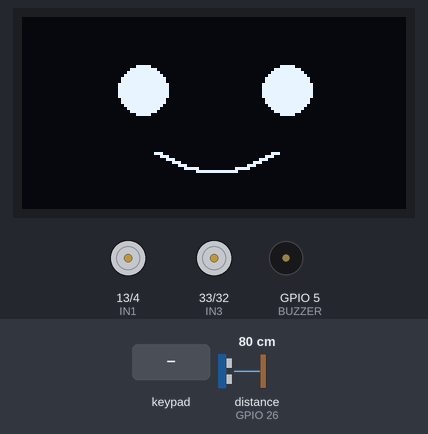
The sketch below on a simulated ESP32. Parts: 128×64 one-colour display, motor-driver pin pairs drawn as motors (green arrow = first pin HIGH = forward, orange = second pin HIGH = backward, longer = more drive, scaled by the enable pin), buzzer (waves = sounding). Wiring (inferred from the names in the program): ultrasonic range finder: trigger GPIO 25; echo GPIO 26. Inputs (shaded band) come from the test bench; at power-on: distance to the obstacle (sensor on GPIO 26) 80 cm. The echo pulse lasts 58.3 µs per cm; what the sketch prints to the serial monitor is not drawn.

Above: at 1.4 s.
1.5 s: key 'O' pressed
At 2.0 s:
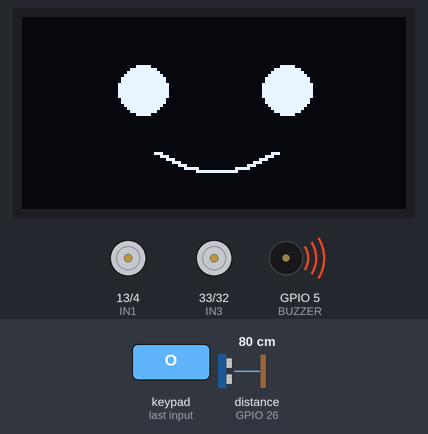
3.7 s: key 'D' pressed
At 3.92 s:
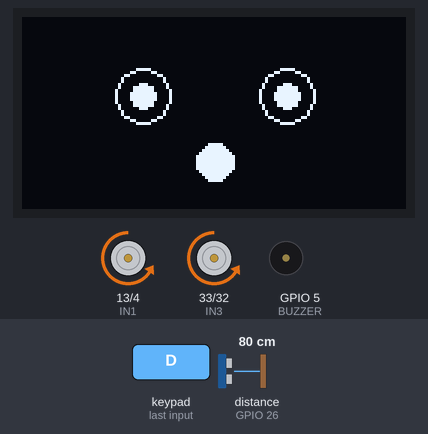
5.6 s: key 'S' pressed
At 5.82 s:
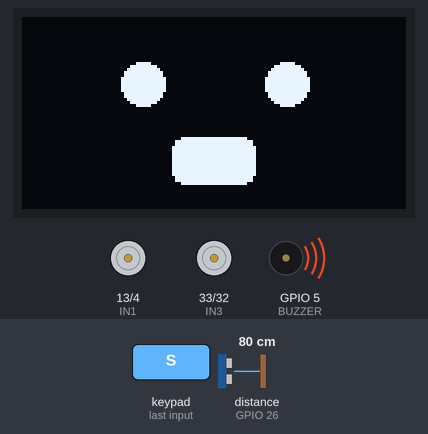
7.5 s: key 'U' pressed
At 7.72 s:
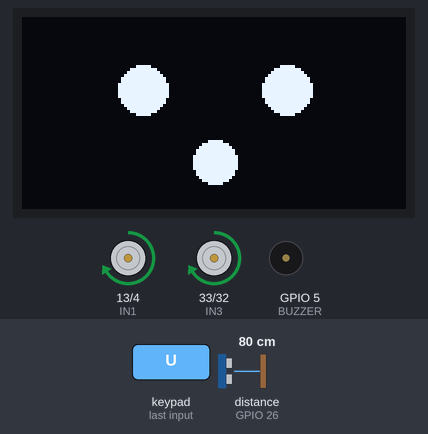
9.4 s: key 'L' pressed
At 9.62 s:
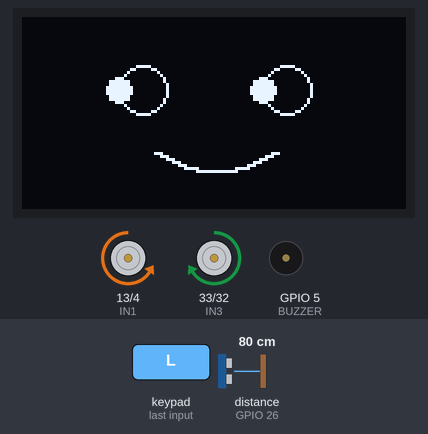
11.3 s: key 'R' pressed
At 20.2 s:
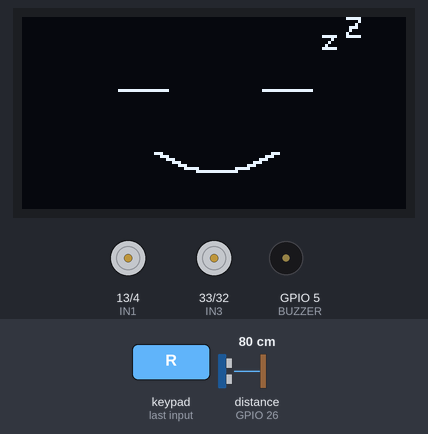
Timing chart, 0 to 21.2 s (numbered marks = the images above; inputs shaded):
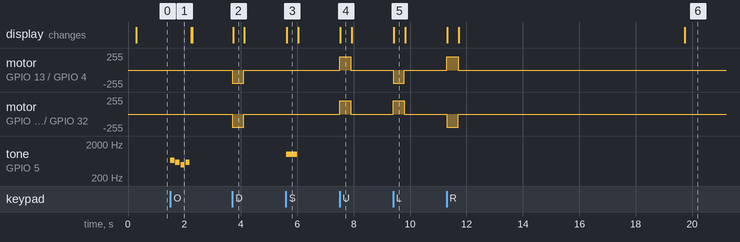

Measured:
- after the input at 1.5 s, tone on GPIO 5 (BUZZER): plays 659 Hz for 0.15 s, 587 Hz for 0.15 s, 494 Hz for 0.15 s, 587 Hz for 0.15 s, starting at once
- after the input at 3.7 s, motor on GPIO 13 (IN1) / GPIO 4 (IN2), motor on GPIO 33 (IN3) / GPIO 32 (IN4): stopped → backward 199/255 at once, → stopped 0.40 s later; the display: changes at once (image 2)
- after the input at 5.6 s, tone on GPIO 5 (BUZZER): silent → 1000 Hz at once, → silent 0.40 s later; the display: changes at once (image 3)
- after the input at 7.5 s, motor on GPIO 13 (IN1) / GPIO 4 (IN2), motor on GPIO 33 (IN3) / GPIO 32 (IN4): stopped → forward 199/255 at once, → stopped 0.40 s later; the display: changes at once (image 4)
- after the input at 9.4 s, motor on GPIO 13 (IN1) / GPIO 4 (IN2): stopped → backward 199/255 at once, → stopped 0.40 s later; motor on GPIO 33 (IN3) / GPIO 32 (IN4): stopped → forward 199/255 at once, → stopped 0.40 s later; the display: changes at once (image 5)
- after the input at 11.3 s, motor on GPIO 13 (IN1) / GPIO 4 (IN2): stopped → forward 199/255 at once, → stopped 0.40 s later; motor on GPIO 33 (IN3) / GPIO 32 (IN4): stopped → backward 199/255 at once, → stopped 0.40 s later; the display: first changes at once (image 6 shows a later state)
- what the display in image 2 shows lasts 0.4 s, from 3.7 s to 4.1 s

The sketch:

carrinhov3.ino
```cpp
#include <DabbleESP32.h>
#include <Wire.h>
#include <Adafruit_GFX.h>
#include <Adafruit_SSD1306.h>

#define IN1 13
#define IN2 4
#define IN3 33
#define IN4 32
#define ENA 19
#define ENB 18
#define BUZZER 5

#define TRIG_FRONT 25
#define ECHO_FRONT 26

#define SCREEN_WIDTH 128
#define SCREEN_HEIGHT 64
#define OLED_RESET -1
#define SCREEN_ADDRESS 0x3C

const int PWM_FREQ = 20000;
const int PWM_RES  = 8;
const int SPEED    = 200;
const float DIST_LIMIT_CM = 15.0;
const float DIST_PERIGO_CM = 5.0;          // quase batendo -> cara de susto
const unsigned long TEMPO_SONO_MS = 8000;  // fica parado sem comando por isso -> dorme
const unsigned long MONITOR_INTERVALO_MS = 250;  // periodo do monitor de proximidade

Adafruit_SSD1306 display(SCREEN_WIDTH, SCREEN_HEIGHT, &Wire, OLED_RESET);

enum Face {
  FACE_IDLE, FACE_FORWARD, FACE_BACKWARD, FACE_LEFT, FACE_RIGHT,
  FACE_HORN, FACE_MUSIC, FACE_DANCE, FACE_SCARED, FACE_SLEEPY
};
Face currentFace = FACE_IDLE;
Face lastDrawnFace = FACE_MUSIC;

bool autopilotAtivo = false;
bool lastTriangleState = false;
unsigned long ultimaAcaoMs = 0;

// ---- estado para logs (evita flood no serial) ----
const char* ultimoMotor = "";
unsigned long ultimoMonitorMs = 0;
bool lastSquare = false, lastCircle = false, lastCross = false, lastStart = false;

// ================= Logs =================

void logTs(const char* tag) {
  Serial.print("[");
  Serial.print(millis());
  Serial.print(" ms] [");
  Serial.print(tag);
  Serial.print("] ");
}

void logMsg(const char* tag, const char* msg) {
  logTs(tag);
  Serial.println(msg);
}

// Loga so quando a acao do motor muda (os motores sao chamados a cada loop)
void logMotor(const char* acao) {
  if (strcmp(acao, ultimoMotor) != 0) {
    logMsg("MOTOR", acao);
    ultimoMotor = acao;
  }
}

const char* classificarDistancia(float d) {
  if (d < 0) return "SEM ECO";
  if (d <= DIST_PERIGO_CM) return "PERIGO";
  if (d <= DIST_LIMIT_CM) return "ATENCAO";
  return "LIVRE";
}

void imprimirDistancia(const char* rotulo, float d) {
  Serial.print(rotulo);
  Serial.print("=");
  if (d < 0) Serial.print("--");
  else { Serial.print(d, 1); Serial.print("cm"); }
  Serial.print(" (");
  Serial.print(classificarDistancia(d));
  Serial.print(")");
}

// Monitor de proximidade: imprime frente/tras com limite de taxa
void imprimirProximidade(const char* modo, float frente, float tras, bool temTras) {
  logTs("PROX");
  Serial.print(modo);
  Serial.print(" | ");
  imprimirDistancia("frente", frente);
  if (temTras) {
    Serial.print(" | ");
    imprimirDistancia("tras", tras);
  }
  Serial.println();
}

void monitorProximidadeManual() {
  if (millis() - ultimoMonitorMs < MONITOR_INTERVALO_MS) return;
  ultimoMonitorMs = millis();
  float f = readDistanceCm(TRIG_FRONT, ECHO_FRONT);
  imprimirProximidade("manual", f, -1, false);
}

const char* nomeFace(Face f) {
  switch (f) {
    case FACE_IDLE:     return "IDLE (feliz)";
    case FACE_FORWARD:  return "FORWARD (feliz animado)";
    case FACE_BACKWARD: return "BACKWARD (surpreso)";
    case FACE_LEFT:     return "LEFT";
    case FACE_RIGHT:    return "RIGHT";
    case FACE_HORN:     return "HORN (gritando)";
    case FACE_MUSIC:    return "MUSIC (cantando)";
    case FACE_DANCE:    return "DANCE";
    case FACE_SCARED:   return "SCARED";
    case FACE_SLEEPY:   return "SLEEPY";
  }
  return "?";
}

// ================= Setup / Loop =================

void setup() {
  Serial.begin(115200);
  delay(200);
  logMsg("BOOT", "Iniciando carrinho 4WD");

  pinMode(IN1, OUTPUT);
  pinMode(IN2, OUTPUT);
  pinMode(IN3, OUTPUT);
  pinMode(IN4, OUTPUT);
  pinMode(BUZZER, OUTPUT);

  pinMode(TRIG_FRONT, OUTPUT);
  pinMode(ECHO_FRONT, INPUT);
  logMsg("BOOT", "Pinos configurados (motores, buzzer, sensor frontal)");

  ledcAttach(ENA, PWM_FREQ, PWM_RES);
  ledcAttach(ENB, PWM_FREQ, PWM_RES);
  logMsg("BOOT", "PWM configurado (ENA/ENB)");

  if (!display.begin(SSD1306_SWITCHCAPVCC, SCREEN_ADDRESS)) {
    logMsg("ERRO", "Falha ao encontrar o display OLED");
  } else {
    logMsg("BOOT", "Display OLED OK");
  }

  Dabble.begin("My Bluetooth Car");
  logMsg("BT", "Dabble iniciado: 'My Bluetooth Car' (aguardando conexao)");
  stopMotors();
  ultimaAcaoMs = millis();
  logMsg("BOOT", "Setup concluido");
}

void loop() {
  Dabble.processInput();

  bool triangle = GamePad.isTrianglePressed();
  if (triangle && !lastTriangleState) {
    autopilotAtivo = !autopilotAtivo;
    if (!autopilotAtivo) stopMotors();
    logMsg("BOTAO", "TRIANGULO pressionado");
    logMsg("MODO", autopilotAtivo ? "Piloto automatico: ON" : "Piloto automatico: OFF");
  }
  lastTriangleState = triangle;

  if (autopilotAtivo) {
    rodarPilotoAutomatico();
  } else {
    rodarModoManual();
    monitorProximidadeManual();
  }

  // ---- Botões extras (têm prioridade visual sobre movimento) ----
  bool square = GamePad.isSquarePressed();
  bool circle = GamePad.isCirclePressed();
  bool cross  = GamePad.isCrossPressed();
  bool start  = GamePad.isStartPressed();

  if (square && !lastSquare) logMsg("BOTAO", "QUADRADO pressionado -> buzina");
  if (!square && lastSquare) logMsg("BOTAO", "QUADRADO solto -> buzina off");
  if (circle && !lastCircle) logMsg("BOTAO", "BOLA pressionado -> melodia");
  if (cross && !lastCross)   logMsg("BOTAO", "X pressionado -> danca");
  if (start && !lastStart)   logMsg("BOTAO", "START pressionado -> sirene");
  lastSquare = square; lastCircle = circle; lastCross = cross; lastStart = start;

  if (square) {
    tone(BUZZER, 1000);
    currentFace = FACE_HORN;
    ultimaAcaoMs = millis();
  } else if (circle) {
    tocarMelodia();
    currentFace = FACE_MUSIC;
    ultimaAcaoMs = millis();
  } else if (cross) {
    dancar();
    currentFace = FACE_DANCE;
    ultimaAcaoMs = millis();
  } else if (start) {
    tocarSirene();
    currentFace = FACE_SCARED;
    ultimaAcaoMs = millis();
  } else {
    noTone(BUZZER);
  }

  // ---- Modo soninho: sem nenhum comando por um tempo ----
  if (currentFace == FACE_IDLE && (millis() - ultimaAcaoMs > TEMPO_SONO_MS)) {
    currentFace = FACE_SLEEPY;
    logMsg("ESTADO", "Sem comandos ha tempo demais -> modo soninho");
  }

  if (currentFace != lastDrawnFace) {
    desenharFace(currentFace);
    lastDrawnFace = currentFace;
  }
}

// ================= Modo manual =================

void rodarModoManual() {
  bool up     = GamePad.isUpPressed();
  bool down   = GamePad.isDownPressed();
  bool left   = GamePad.isLeftPressed();
  bool right  = GamePad.isRightPressed();

  if (up)        { moveForward();  currentFace = FACE_FORWARD;  ultimaAcaoMs = millis(); }
  else if (down) { moveBackward(); currentFace = FACE_BACKWARD; ultimaAcaoMs = millis(); }
  else if (left) { turnLeft();     currentFace = FACE_LEFT;     ultimaAcaoMs = millis(); }
  else if (right){ turnRight();    currentFace = FACE_RIGHT;    ultimaAcaoMs = millis(); }
  else           { stopMotors();   currentFace = FACE_IDLE; }
}

// ================= Piloto automático =================

void rodarPilotoAutomatico() {
  float distFrente = readDistanceCm(TRIG_FRONT, ECHO_FRONT);

  // Monitor de proximidade (limitado em taxa)
  if (millis() - ultimoMonitorMs >= MONITOR_INTERVALO_MS) {
    ultimoMonitorMs = millis();
    imprimirProximidade("auto", distFrente, -1, false);
  }

  if (distFrente < 0 || distFrente > DIST_LIMIT_CM) {
    moveForward();
    currentFace = FACE_FORWARD;
    ultimaAcaoMs = millis();
    return;
  }

  logMsg("AUTO", "Obstaculo a frente detectado");
  imprimirProximidade("auto/obstaculo", distFrente, -1, false);

  // Muito perto - susto de verdade, não só desvio calmo
  if (distFrente <= DIST_PERIGO_CM) {
    logMsg("AUTO", "PERIGO: parando e tocando sirene");
    stopMotors();
    currentFace = FACE_SCARED;
    tocarSirene();
  } else {
    logMsg("AUTO", "Parando para desviar");
    stopMotors();
    currentFace = FACE_BACKWARD;
  }
  ultimaAcaoMs = millis();
  delay(200);

  logMsg("AUTO", "Girando a direita para desviar");
  turnRight();
  currentFace = FACE_RIGHT;
  delay(400);

  stopMotors();
  logMsg("AUTO", "Manobra de desvio concluida");
}

float readDistanceCm(int trigPin, int echoPin) {
  digitalWrite(trigPin, LOW);
  delayMicroseconds(2);
  digitalWrite(trigPin, HIGH);
  delayMicroseconds(10);
  digitalWrite(trigPin, LOW);

  long duration = pulseIn(echoPin, HIGH, 30000);
  if (duration == 0) return -1;

  return duration * 0.0343 / 2.0;
}

// ================= Motores =================

void moveForward() {
  logMotor("FRENTE");
  digitalWrite(IN1, HIGH); digitalWrite(IN2, LOW);
  digitalWrite(IN3, HIGH); digitalWrite(IN4, LOW);
  setSpeed(SPEED);
}
void moveBackward() {
  logMotor("RE");
  digitalWrite(IN1, LOW); digitalWrite(IN2, HIGH);
  digitalWrite(IN3, LOW); digitalWrite(IN4, HIGH);
  setSpeed(SPEED);
}
void turnLeft() {
  logMotor("ESQUERDA");
  digitalWrite(IN1, LOW); digitalWrite(IN2, HIGH);
  digitalWrite(IN3, HIGH); digitalWrite(IN4, LOW);
  setSpeed(SPEED);
}
void turnRight() {
  logMotor("DIREITA");
  digitalWrite(IN1, HIGH); digitalWrite(IN2, LOW);
  digitalWrite(IN3, LOW); digitalWrite(IN4, HIGH);
  setSpeed(SPEED);
}
void stopMotors() {
  logMotor("PARADO");
  digitalWrite(IN1, LOW); digitalWrite(IN2, LOW);
  digitalWrite(IN3, LOW); digitalWrite(IN4, LOW);
  setSpeed(0);
}
void setSpeed(int speed) {
  ledcWrite(ENA, speed);
  ledcWrite(ENB, speed);
}

// Gira alternando rápido pros dois lados - "dancinha" (bloqueia ~600ms)
void dancar() {
  logMsg("DANCA", "Inicio da danca");
  turnLeft();  setSpeed(SPEED); delay(150);
  turnRight(); setSpeed(SPEED); delay(150);
  turnLeft();  setSpeed(SPEED); delay(150);
  turnRight(); setSpeed(SPEED); delay(150);
  stopMotors();
  logMsg("DANCA", "Fim da danca");
}

// ================= Buzzer =================

void tocarMelodia() {
  logMsg("BUZZER", "Melodia: inicio");
  int notas[]    = {659, 587, 494, 587};
  int duracoes[] = {150, 150, 150, 150};
  for (int i = 0; i < 4; i++) {
    tone(BUZZER, notas[i], duracoes[i]);
    delay(duracoes[i] + 30);
  }
  noTone(BUZZER);
  logMsg("BUZZER", "Melodia: fim");
}

// Sirene tipo "carro de polícia" - sweep de frequência
void tocarSirene() {
  logMsg("BUZZER", "Sirene: inicio");
  for (int f = 400; f <= 1200; f += 40) {
    tone(BUZZER, f);
    delay(8);
  }
  for (int f = 1200; f >= 400; f -= 40) {
    tone(BUZZER, f);
    delay(8);
  }
  noTone(BUZZER);
  logMsg("BUZZER", "Sirene: fim");
}

// ================= Faces =================

void desenharFace(Face f) {
  logTs("DISPLAY");
  Serial.print("Face -> ");
  Serial.println(nomeFace(f));

  display.clearDisplay();
  switch (f) {
    case FACE_IDLE:      faceFeliz(false); break;
    case FACE_FORWARD:   faceFeliz(true);  break;
    case FACE_BACKWARD:  faceSurpreso();   break;
    case FACE_LEFT:      faceOlhar(-8);    break;
    case FACE_RIGHT:     faceOlhar(8);     break;
    case FACE_HORN:      faceGritando();   break;
    case FACE_MUSIC:     faceCantando();   break;
    case FACE_DANCE:     faceDancando();   break;
    case FACE_SCARED:    faceAssustado();  break;
    case FACE_SLEEPY:    faceDormindo();   break;
  }
  display.display();
}

void sorrisoBase() {
  for (int x = 0; x <= 40; x++) {
    int y = 45 + (x * (40 - x)) / 60;
    display.drawPixel(44 + x, y, SSD1306_WHITE);
    display.drawPixel(45 + x, y, SSD1306_WHITE);
  }
}

void faceFeliz(bool animado) {
  display.fillCircle(40, 24, 8, SSD1306_WHITE);
  display.fillCircle(88, 24, 8, SSD1306_WHITE);
  if (animado) {
    display.fillCircle(64, 48, 7, SSD1306_WHITE);
  } else {
    sorrisoBase();
  }
}

void faceSurpreso() {
  display.drawCircle(40, 26, 9, SSD1306_WHITE);
  display.drawCircle(88, 26, 9, SSD1306_WHITE);
  display.fillCircle(40, 26, 4, SSD1306_WHITE);
  display.fillCircle(88, 26, 4, SSD1306_WHITE);
  display.fillCircle(64, 48, 6, SSD1306_WHITE);
}

void faceOlhar(int deslocamento) {
  display.drawCircle(40, 24, 8, SSD1306_WHITE);
  display.drawCircle(88, 24, 8, SSD1306_WHITE);
  display.fillCircle(40 + deslocamento, 24, 4, SSD1306_WHITE);
  display.fillCircle(88 + deslocamento, 24, 4, SSD1306_WHITE);
  sorrisoBase();
}

void faceGritando() {
  display.fillCircle(40, 22, 7, SSD1306_WHITE);
  display.fillCircle(88, 22, 7, SSD1306_WHITE);
  display.fillRoundRect(50, 40, 28, 16, 4, SSD1306_WHITE);
}

void faceCantando() {
  display.drawLine(32, 26, 48, 20, SSD1306_WHITE);
  display.drawLine(48, 20, 32, 14, SSD1306_WHITE);
  display.drawLine(80, 26, 96, 20, SSD1306_WHITE);
  display.drawLine(96, 20, 80, 14, SSD1306_WHITE);
  sorrisoBase();
  display.fillCircle(110, 44, 3, SSD1306_WHITE);
  display.drawLine(113, 44, 113, 30, SSD1306_WHITE);
  display.drawLine(113, 30, 118, 32, SSD1306_WHITE);
}

// Olhos em espiral (tontura) - aproximado com círculos concêntricos
void faceDancando() {
  display.drawCircle(40, 24, 8, SSD1306_WHITE);
  display.drawCircle(40, 24, 5, SSD1306_WHITE);
  display.drawCircle(40, 24, 2, SSD1306_WHITE);
  display.drawCircle(88, 24, 8, SSD1306_WHITE);
  display.drawCircle(88, 24, 5, SSD1306_WHITE);
  display.drawCircle(88, 24, 2, SSD1306_WHITE);
  // boca ondulada
  display.drawLine(44, 48, 54, 44, SSD1306_WHITE);
  display.drawLine(54, 44, 64, 48, SSD1306_WHITE);
  display.drawLine(64, 48, 74, 44, SSD1306_WHITE);
  display.drawLine(74, 44, 84, 48, SSD1306_WHITE);
}

// Olhos em "X" (assustado)
void faceAssustado() {
  display.drawLine(32, 18, 48, 32, SSD1306_WHITE);
  display.drawLine(48, 18, 32, 32, SSD1306_WHITE);
  display.drawLine(80, 18, 96, 32, SSD1306_WHITE);
  display.drawLine(96, 18, 80, 32, SSD1306_WHITE);
  display.fillCircle(64, 48, 8, SSD1306_WHITE); // boca em "O" de grito
}

// Olhos fechados retos + "Z" de sono
void faceDormindo() {
  display.drawLine(32, 24, 48, 24, SSD1306_WHITE);
  display.drawLine(80, 24, 96, 24, SSD1306_WHITE);
  sorrisoBase();
  display.setTextSize(1);
  display.setCursor(100, 4);
  display.print("z");
  display.setCursor(108, 0);
  display.print("Z");
} 
```
